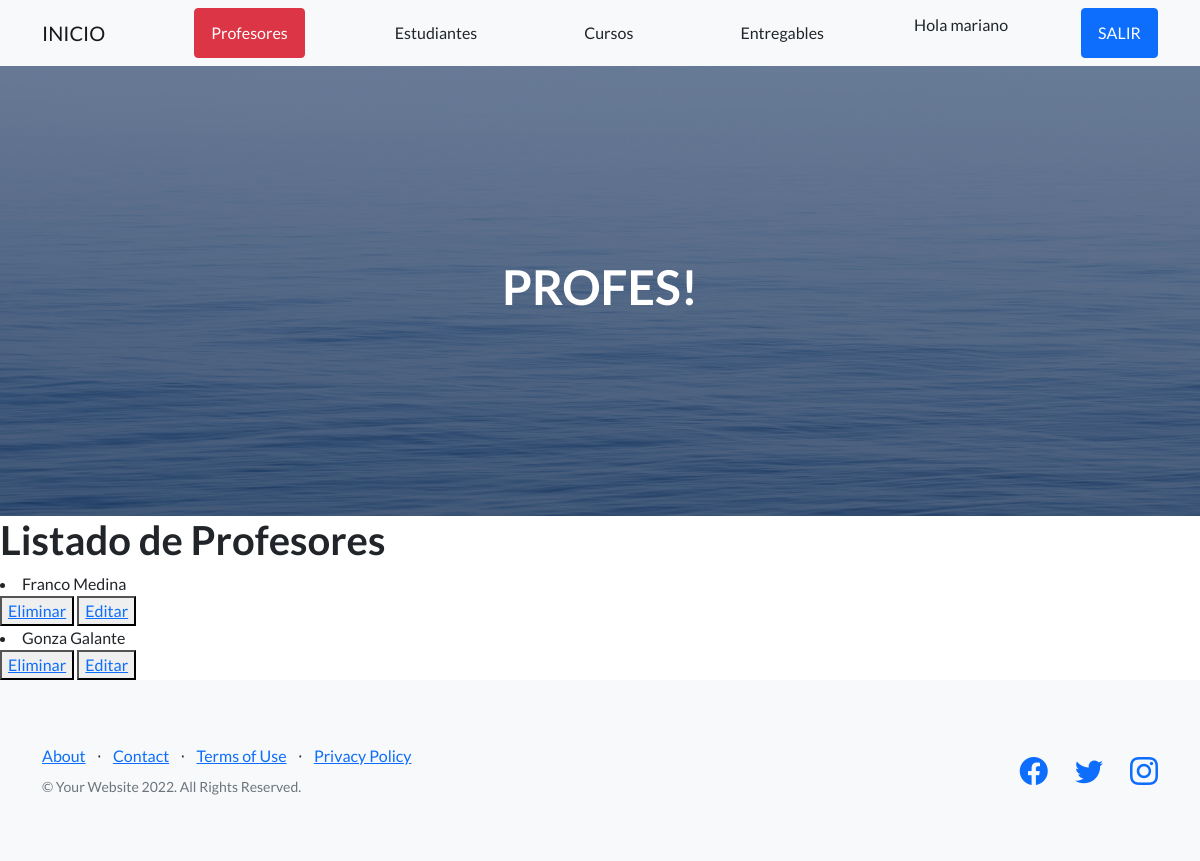
The app's page /AppCoder/profesores/ (signed in) with its own data.
### AppCoder/models.py (models this page shows)
class Profesor(models.Model):
    nombre= models.CharField(max_length=50)
    apellido= models.CharField(max_length=50)
    email= models.EmailField()
    profesion= models.CharField(max_length=50)
    def __str__(self):
        return self.nombre +" "+ self.apellido

### AppCoder/views.py (the view)
# urls.py: path('profesores/', leerProfesores, name= 'profesores'),
@login_required
def leerProfesores(request):
    profesores= Profesor.objects.all()
    contexto= {'profesores': profesores}
    return render(request, 'AppCoder/profesores.html', contexto)

### AppCoder/templates/AppCoder/profesores.html
{% extends "AppCoder/padre.html" %}
{% load static %}
{% block contenidoQueCambia %}
<h1>Listado de Profesores</h1>
{% for profesor in profesores %}
<li>{{ profesor }}</li>
<button>
    <a href="{% url 'eliminarProfesor' profesor.nombre %}">Eliminar</a>
</button>
<button>
    <a href="{% url 'editarProfesor' profesor.nombre %}">Editar</a>
</button>
{% endfor %}
{% endblock %}
{% block título %}
<h1>PROFES!</h1>
{% endblock %}

### AppCoder/templates/AppCoder/padre.html (shortened to what this page needs)
<!DOCTYPE html>
<html lang="en">
    <head>
        {% load static %}
        <link href="https://cdn.jsdelivr.net/npm/bootstrap-icons@1.5.0/font/bootstrap-icons.css" rel="stylesheet" type="text/css" />
        <link href="{% static 'AppCoder/css/styles.css' %}" rel="stylesheet" />
    </head>
    <body>
        <nav class="navbar navbar-light bg-light static-top">
            <div class="container">
                <a class="navbar-brand" href="{% url 'inicio' %}">INICIO</a>
                <a class="btn btn-danger" href="{% url 'profesores' %}">Profesores</a>
                <a class="btn " href="{% url 'estudiante_listar' %}">Estudiantes</a>
                <a class="btn " href="{% url 'cursos' %}">Cursos</a>
                <a class="btn " href="{% url 'entregables' %}">Entregables</a>
                {% if not request.user.is_authenticated %}
                <a class="btn btn-primary" href="{% url 'login' %}">ENTRAR</a>
                {% else %}
                <p>Hola {{user}}</p>
                <a class="btn btn-primary" href="{% url 'logout' %}">SALIR</a>
                {% endif %}
            </div>
        </nav>
        <header class="masthead">
            <div class="container position-relative">
                <div class="row justify-content-center">
                    <div class="col-xl-6">
                        <div class="text-center text-white">
                            {%block título %}
                            {% endblock %}
                        </div>
                    </div>
                </div>
            </div>
        </header>
        {% block contenidoQueCambia %}
        {% endblock %}
        <footer class="footer bg-light">
            <div class="container">
                <div class="row">
                    <div class="col-lg-6 h-100 text-center text-lg-start my-auto">
                        <ul class="list-inline mb-2">
                            <li class="list-inline-item"><a href="#!">About</a></li>
                            <li class="list-inline-item">⋅</li>
                            <li class="list-inline-item"><a href="#!">Contact</a></li>
                            <li class="list-inline-item">⋅</li>
                            <li class="list-inline-item"><a href="#!">Terms of Use</a></li>
                            <li class="list-inline-item">⋅</li>
                            <li class="list-inline-item"><a href="#!">Privacy Policy</a></li>
                        </ul>
                        <p class="text-muted small mb-4 mb-lg-0">&copy; Your Website 2022. All Rights Reserved.</p>
                    </div>
                    <div class="col-lg-6 h-100 text-center text-lg-end my-auto">
                        <ul class="list-inline mb-0">
                            <li class="list-inline-item me-4">
                                <a href="#!"><i class="bi-facebook fs-3"></i></a>
                            </li>
                            <li class="list-inline-item me-4">
                                <a href="#!"><i class="bi-twitter fs-3"></i></a>
                            </li>
                            <li class="list-inline-item">
                                <a href="#!"><i class="bi-instagram fs-3"></i></a>
                            </li>
                        </ul>
                    </div>
                </div>
            </div>
        </footer>
    </body>
</html>

### records on screen
Profesor: nombre+apellido "Franco Medina"
Profesor: nombre+apellido "Gonza Galante"

### other values on screen
{{ user }} "mariano"
